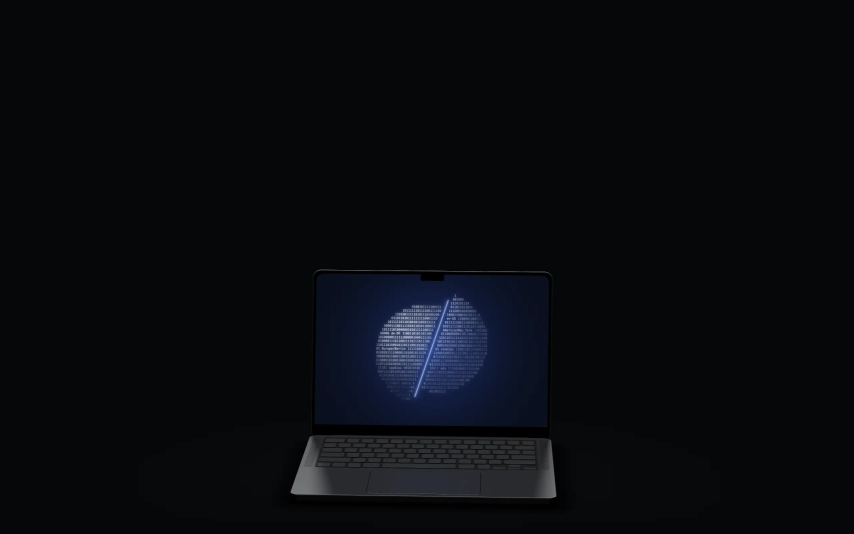
#> input picture design/site/prototype/assets/scenes/hero/d/02.webp, 2560 x 1600 px, given in place of 0000.png, which was not available (shown at 1/3 size)
$ python studio.py ../../prototype/assets/scenes/hero/d/02.webp
#> lines starting #> are read from the running program, lines starting #| are printed output that depends on the picture; pictures that were not available may be replaced by others from this repository, and a replacement may not be noted
# The studio every shot of the film v3 stands in: v2's graphite cyc (PL-CARD, rendered by tools/film/plates.mjs
# with tools/hero/renderer.js), out of focus, a stop brighter and a touch cool, so the windows stand on a lit
# graphite backdrop and their shadows show — rather than v1's empty black. 8-bit, with a triangular dither of
# about a level so the long dark gradient doesn't band.
#
#   python3 -I tools/film3/studio.py [--ev 1.0]     # → video/.cache/studio/studio.png (3840 × 2160)
#
# It reads video/.cache/plates/PL-CARD.defocus48.npy (linear light, float16), or makes it from PL-CARD/0000.png.
import os
import sys

import numpy as np
from PIL import Image, ImageFilter

SITE = os.path.abspath(os.path.join(os.path.dirname(__file__), '..', '..'))
ev = float(sys.argv[sys.argv.index('--ev') + 1]) if '--ev' in sys.argv else 1.0
plates = os.path.join(SITE, 'video', '.cache', 'plates')
cache = os.path.join(plates, 'PL-CARD.defocus48.npy')


def lin(x):
    return np.where(x <= 0.04045, x / 12.92, np.power((x + 0.055) / 1.055, 2.4))


def enc(x):
    x = np.clip(x, 0, 1)
    return np.where(x <= 0.0031308, 12.92 * x, 1.055 * np.power(x, 1 / 2.4) - 0.055)


if os.path.exists(cache):
    a = np.load(cache).astype(np.float32)
else:
    im = Image.open(os.path.join(plates, 'PL-CARD', '0000.png')).convert('RGB')
#> im is the input picture: PIL image 2560x1600 RGB; mean R, G, B 8, 10.5, 14.3
    im = im.filter(ImageFilter.GaussianBlur(48))
    a = lin(np.asarray(im, dtype=np.float32) / 255)
#> in lin, `return np.where(x <= 0.04045, x / 12.92, np.power((x + 0.055) / 1.055,..`:
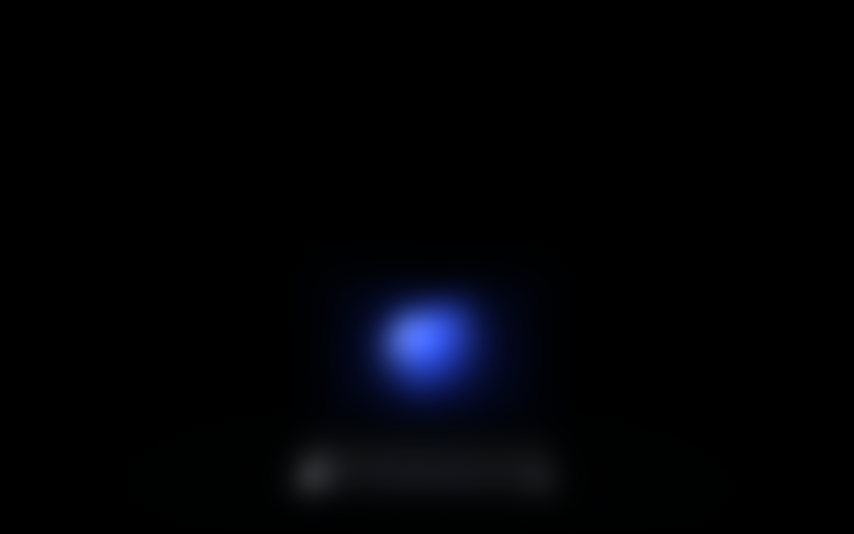
#> returned value: shape (1600, 2560, 3) float32 (shown at 1/3 size); mean of channels 0, 1, 2 0.00305, 0.00414, 0.00733; drawn with min black and max white
a = a * (2 ** ev) * np.array([0.97, 1.0, 1.06], dtype=np.float32)
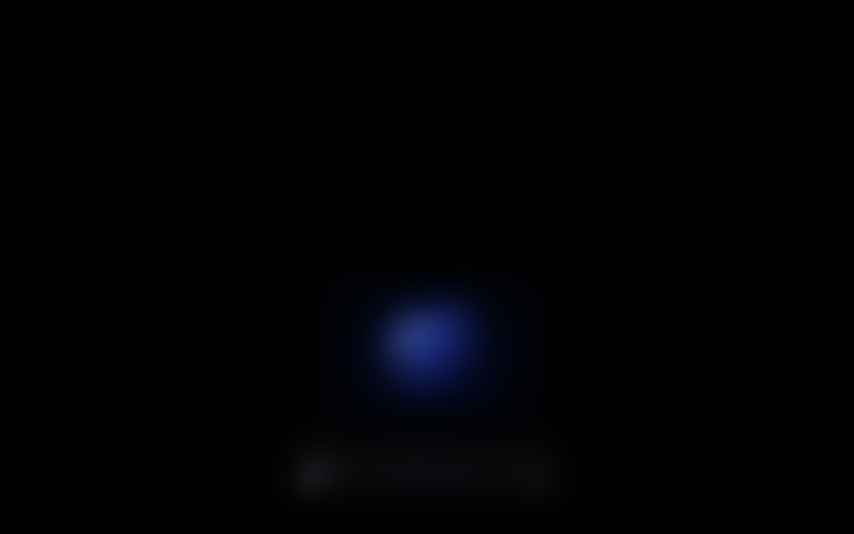
#> a: shape (1600, 2560, 3) float32 (shown at 1/3 size); mean R, G, B 0.00597, 0.00828, 0.0155
s = enc(a) * 255
#> in enc, `return np.where(x <= 0.0031308, 12.92 * x, 1.055 * np.power(x, 1 / 2.4..`:
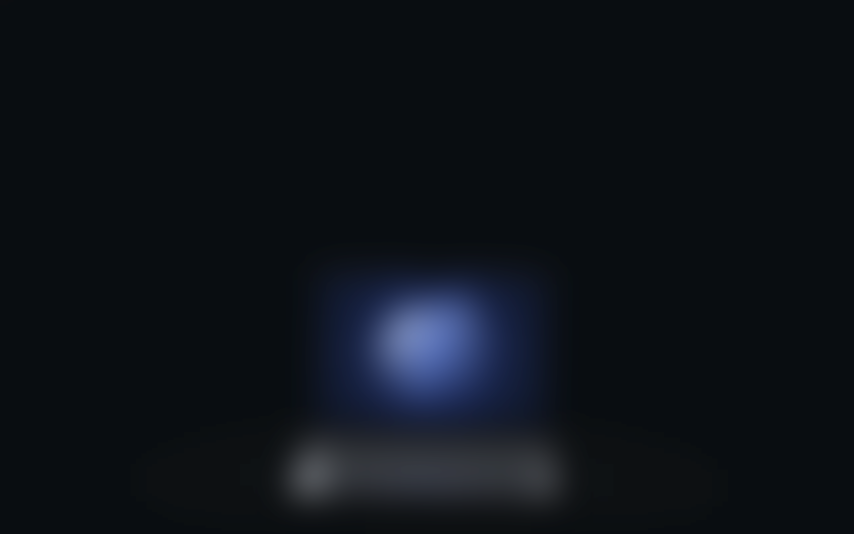
#> returned value: shape (1600, 2560, 3) float32 (shown at 1/3 size); mean of channels 0, 1, 2 0.0535, 0.0714, 0.0947; drawn as R, G, B
rng = np.random.default_rng(7)
s += rng.triangular(-1, 0, 1, size=s.shape).astype(np.float32)
out = os.path.join(SITE, 'video', '.cache', 'studio')
os.makedirs(out, exist_ok=True)
Image.fromarray(np.clip(np.rint(s), 0, 255).astype(np.uint8), 'RGB').save(os.path.join(out, 'studio.png'), compress_level=6)
print(f'WROTE video/.cache/studio/studio.png ({s.shape[1]} × {s.shape[0]}, levels {s.min():.0f}–{s.max():.0f}, mean {s.mean():.1f})')
#| WROTE video/.cache/studio/studio.png (2560 × 1600, levels 9–187, mean 18.9)
